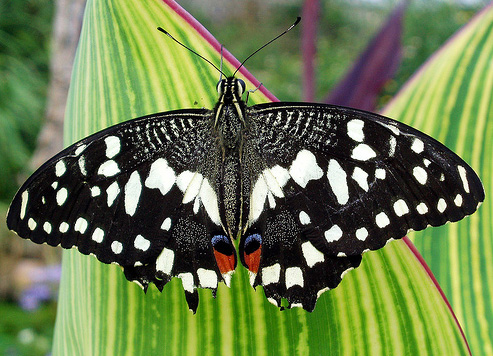
%> input picture hw2/data/butterfly.jpg, 493 x 356 px
$ octave test2.m   (GNU Octave 9; MATLAB toolbox functions it lacks are replaced by stand-ins)
%> lines starting %> are read from the running program, lines starting %| are printed output that depends on the picture
clear all
img=imread('../data/butterfly.jpg');
%> img is the input picture: size 356x493x3 uint8; mean R, G, B 106.9, 123.5, 76.9
imggray=rgb2gray(img);
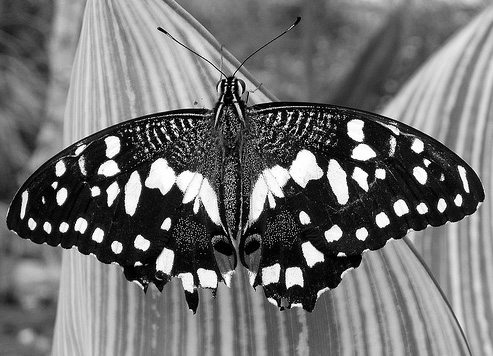
%> imggray: size 356x493 uint8; min 0, max 255, mean 113.3
imdo=im2double(imggray);
sigma=2;
scalelevel=12;
[h1,w]=size(imdo);
%> h1 = 356; w = 493
imgfinal=[h1,w,scalelevel];
%> imgfinal = [356 493 12]
temp=[];
k=1.5;

%> (the run ends here)
